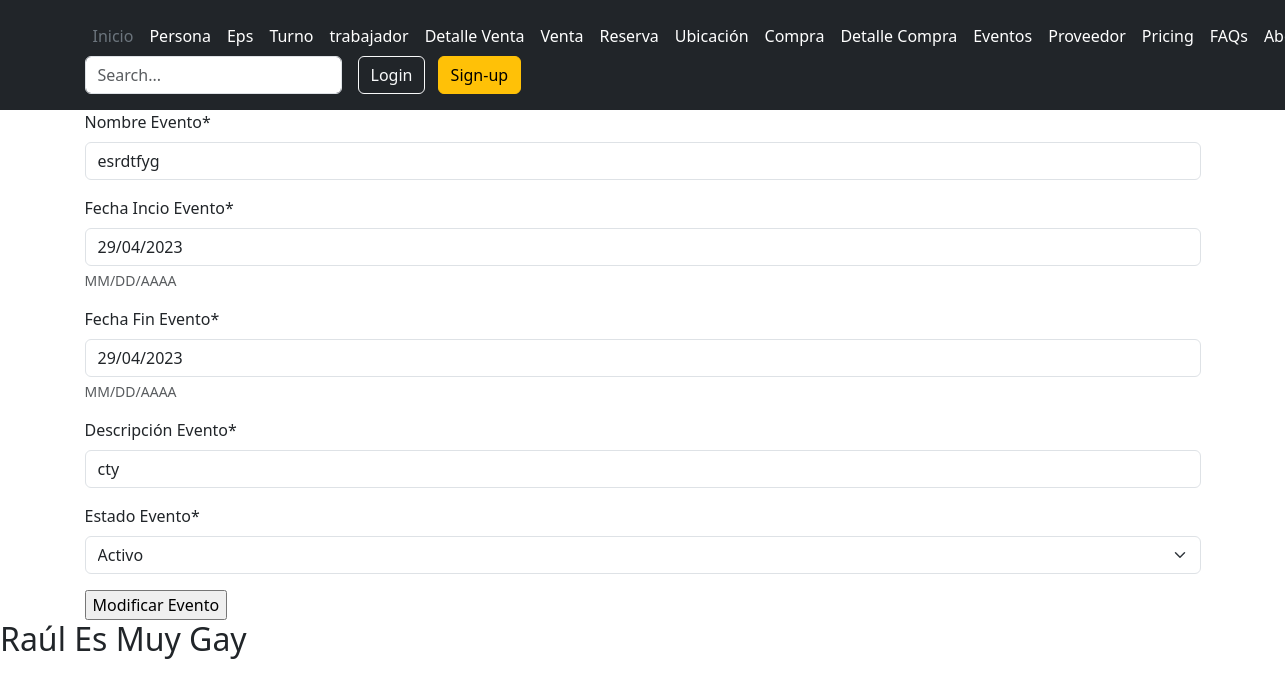
/compras/evento/modificar/4/, run on an earlier commit of the app's database.
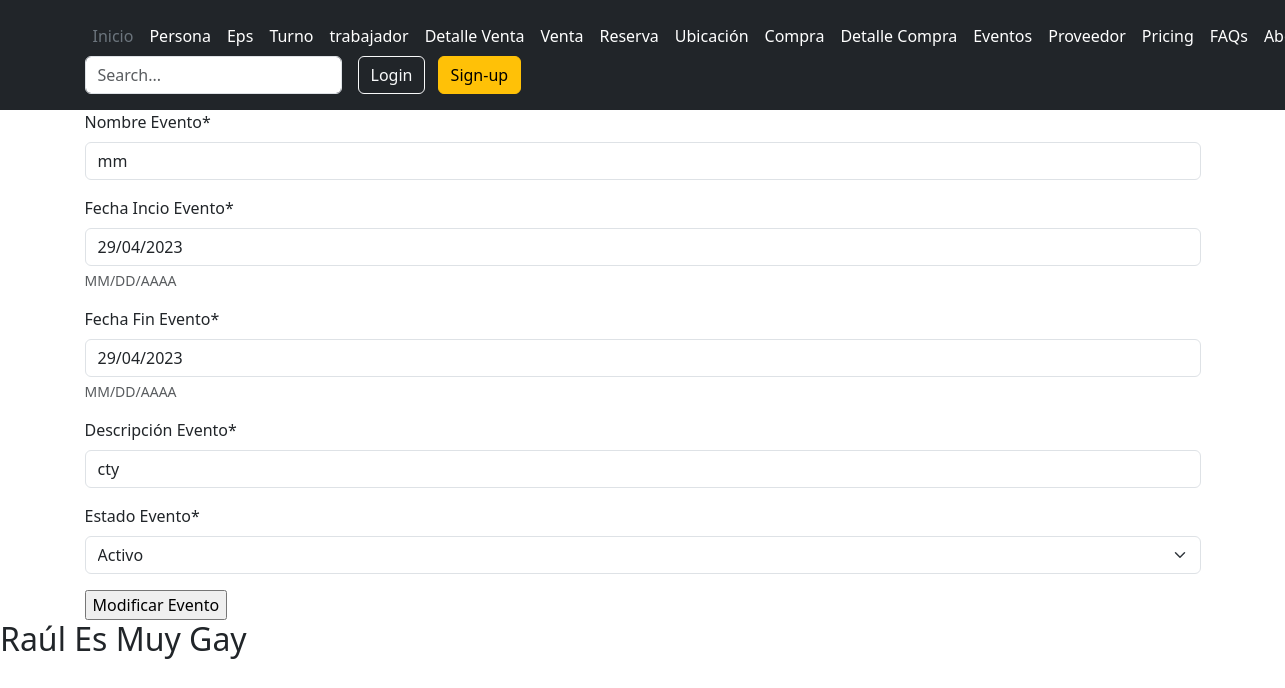
And on a later commit of the database.
### compra/models.py (models this page shows)
class Evento(models.Model):
    nombre_evento= models.CharField(max_length=45,verbose_name="Nombre Evento")
    fecha_inicio= models.DateField(verbose_name="Fecha Incio Evento", help_text="MM/DD/AAAA")
    fecha_fin= models.DateField(verbose_name="Fecha Fin Evento", help_text="MM/DD/AAAA")
    descripcion= models.CharField(max_length=200,verbose_name="Descripción Evento")
    class Estado_evento(models.TextChoices):
        ACTIVO='1',_("Activo")
        INACTIVO='0',_("Inactivo")
    estado_evento=models.CharField(max_length=1,choices=Estado_evento.choices,default=Estado_evento.ACTIVO,verbose_name="Estado Evento")

### compra/views.py (the view)
# urls.py: path('evento/modificar/<int:pk>/', evento_modificar, name="evento-modificar"),
def evento_modificar(request, pk):
    titulo = "Evento"
    evento = Evento.objects.get(id=pk)
    if request.method == 'POST':
        form = EventoUpdateForm(request.POST, instance=evento)
        if form.is_valid():
            form.save()
            messages.success(request, 'El formulario se ha enviado correctamente.')
            return redirect('evento')
    else:
        form = EventoUpdateForm(instance=evento)
    context = {
        "titulo": titulo,
        "form": form
    }
    return render(request, "compras/evento/modificar.html", context)

### compra/forms.py
class EventoUpdateForm(ModelForm):
    class Meta:
        model = Evento
        fields = "__all__"

### base/templates/compras/evento/modificar.html
{% extends 'partials/body.html' %}
{% load crispy_forms_tags %}
{% block contenido %}
<form action="" method="POST">
  {% csrf_token %} {{form|crispy}}
  <input type="submit" value="Modificar {{titulo}}" />
</form>
{% endblock contenido %}

What changed in the data, as far as the page shows it:
changed Evento "cty": nombre_evento "esrdtfyg" → "mm"
